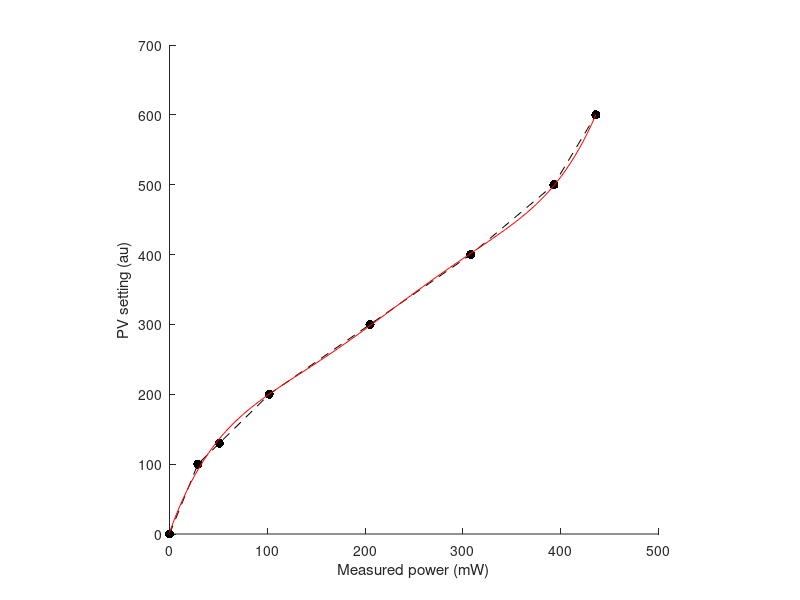

Here is the MATLAB script that generated this plot:
% inputs
powers = [0	0
100	29
130	51
200	102
300	205
400	308
500	393
600	436];

order = 5;

% query
query_pv = [130 170];
query_mw = [];

% parse inputs and calculate fit
V     = powers(:,1);
mW    = powers(:,2);
p     = polyfit(mW, V, order);
p2    = polyfit(V, mW, order);
x_fit = linspace(min(mW), max(mW), 100);
y_fit = polyval(p, x_fit);

% plot the fit
figure('Color',[1 1 1])
axis square
hold on
plot(mW, V, 'k.--', 'markersize',20);
plot(x_fit, y_fit, 'r-')
ylabel('PV setting (au)')
xlabel('Measured power (mW)')


% do query
if any(query_pv)
    answer_mw = polyval(p2, query_pv);
end

if any(query_mw)
    answer_pv = polyval(p, query_mw);
end

